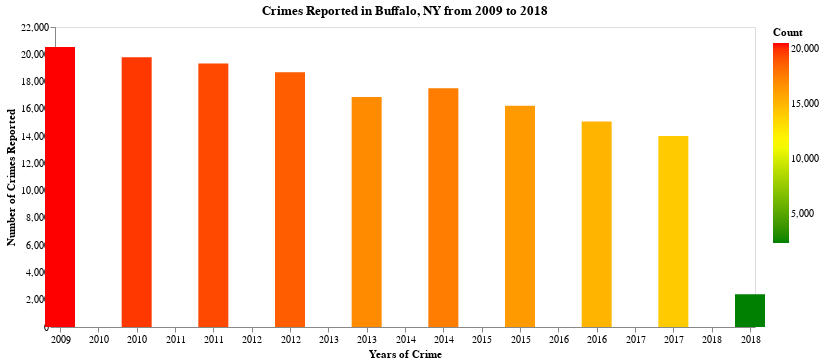

This figure's notebook cell:
### Code cell
A

### Figure 1 — Vega-Lite specification as saved in the notebook (floating-point values rounded to 4 significant figures)
{"config": {"view": {"continuousWidth": 400, "continuousHeight": 300}, "axis": {"grid": false}}, "data": {"name": "data-581ffcebaa5f31c2f49e54cd26628754"}, "mark": {"type": "bar", "size": 30}, "encoding": {"color": {"type": "quantitative", "field": "Count", "scale": {"range": ["green", "yellow", "red"]}}, "x": {"type": "quantitative", "axis": {"format": ".0f", "title": "Years of Crime"}, "field": "Year", "scale": {"domain": [2009, 2018]}}, "y": {"type": "quantitative", "axis": {"title": "Number of Crimes Reported"}, "field": "Count"}}, "title": "Crimes Reported in Buffalo, NY from 2009 to 2018", "width": 700, "$schema": "https://vega.github.io/schema/vega-lite/v4.8.1.json", "datasets": {"data-581ffcebaa5f31c2f49e54cd26628754": [{"Year": 2009.0, "Count": 20525}, {"Year": 2010.0, "Count": 19773}, {"Year": 2011.0, "Count": 19319}, {"Year": 2012.0, "Count": 18683}, {"Year": 2013.0, "Count": 16865}, {"Year": 2014.0, "Count": 17506}, {"Year": 2015.0, "Count": 16230}, {"Year": 2016.0, "Count": 15066}, {"Year": 2017.0, "Count": 14002}, {"Year": 2018.0, "Count": 2407}]}}
